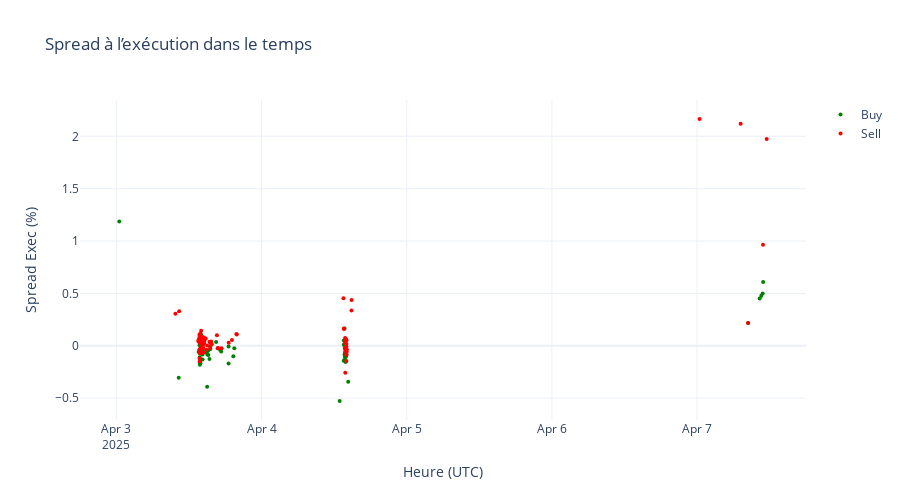

The cell this chart's notebook holds for it:
### Code cell
import plotly.graph_objects as go

merged['datetime'] = pd.to_datetime(merged['time'], unit='ms')

df_buy = merged[merged['direction'] == 'buy']
df_sell = merged[merged['direction'] == 'sell']

fig = go.Figure()

fig.add_trace(go.Scatter(
    x=df_buy['datetime'],
    y=df_buy['spread_exec'],
    mode='markers',
    name='Buy',
    marker=dict(color='green', size=4),
    hovertemplate='Time: %{x}<br>Spread Exec: %{y:.4f}%<extra></extra>'
))

fig.add_trace(go.Scatter(
    x=df_sell['datetime'],
    y=df_sell['spread_exec'],
    mode='markers',
    name='Sell',
    marker=dict(color='red', size=4),
    hovertemplate='Time: %{x}<br>Spread Exec: %{y:.4f}%<extra></extra>'
))

fig.update_layout(
    title='Spread à l’exécution dans le temps',
    xaxis_title='Heure (UTC)',
    yaxis_title='Spread Exec (%)',
    template='plotly_white',
    height=500,
    hovermode='x unified'
)

fig.show()
